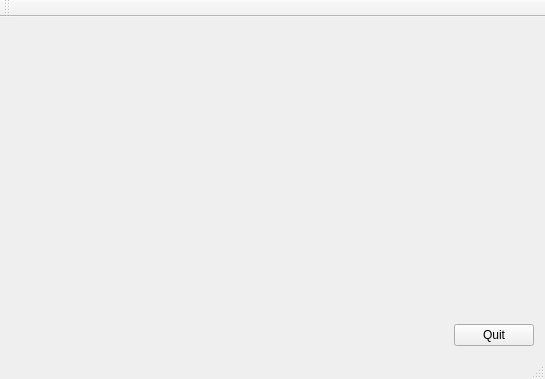
<?xml version="1.0" encoding="UTF-8"?>
<ui version="4.0">
 <class>MainWindow</class>
 <widget class="QMainWindow" name="MainWindow">
  <property name="windowModality">
   <enum>Qt::ApplicationModal</enum>
  </property>
  <property name="geometry">
   <rect>
    <x>0</x>
    <y>0</y>
    <width>545</width>
    <height>379</height>
   </rect>
  </property>
  <property name="windowTitle">
   <string>MainWindow</string>
  </property>
  <widget class="QWidget" name="centralWidget">
   <layout class="QHBoxLayout" name="horizontalLayout">
    <item>
     <widget class="GLWIdget" name="widget" native="true">
      <property name="sizePolicy">
       <sizepolicy hsizetype="Expanding" vsizetype="Preferred">
        <horstretch>0</horstretch>
        <verstretch>0</verstretch>
       </sizepolicy>
      </property>
     </widget>
    </item>
    <item>
     <layout class="QVBoxLayout" name="verticalLayout">
      <item>
       <spacer name="verticalSpacer">
        <property name="orientation">
         <enum>Qt::Vertical</enum>
        </property>
        <property name="sizeHint" stdset="0">
         <size>
          <width>20</width>
          <height>40</height>
         </size>
        </property>
       </spacer>
      </item>
      <item>
       <widget class="QPushButton" name="pushButton">
        <property name="text">
         <string>Quit</string>
        </property>
       </widget>
      </item>
     </layout>
    </item>
   </layout>
  </widget>
  <widget class="QMenuBar" name="menuBar">
   <property name="geometry">
    <rect>
     <x>0</x>
     <y>0</y>
     <width>545</width>
     <height>22</height>
    </rect>
   </property>
  </widget>
  <widget class="QToolBar" name="mainToolBar">
   <attribute name="toolBarArea">
    <enum>TopToolBarArea</enum>
   </attribute>
   <attribute name="toolBarBreak">
    <bool>false</bool>
   </attribute>
  </widget>
  <widget class="QStatusBar" name="statusBar"/>
 </widget>
 <layoutdefault spacing="6" margin="11"/>
 <customwidgets>
  <customwidget>
   <class>GLWIdget</class>
   <extends>QWidget</extends>
   <header>glwidget.h</header>
   <container>1</container>
  </customwidget>
 </customwidgets>
 <resources/>
 <connections>
  <connection>
   <sender>pushButton</sender>
   <signal>clicked()</signal>
   <receiver>MainWindow</receiver>
   <slot>close()</slot>
   <hints>
    <hint type="sourcelabel">
     <x>496</x>
     <y>325</y>
    </hint>
    <hint type="destinationlabel">
     <x>518</x>
     <y>192</y>
    </hint>
   </hints>
  </connection>
 </connections>
</ui>
